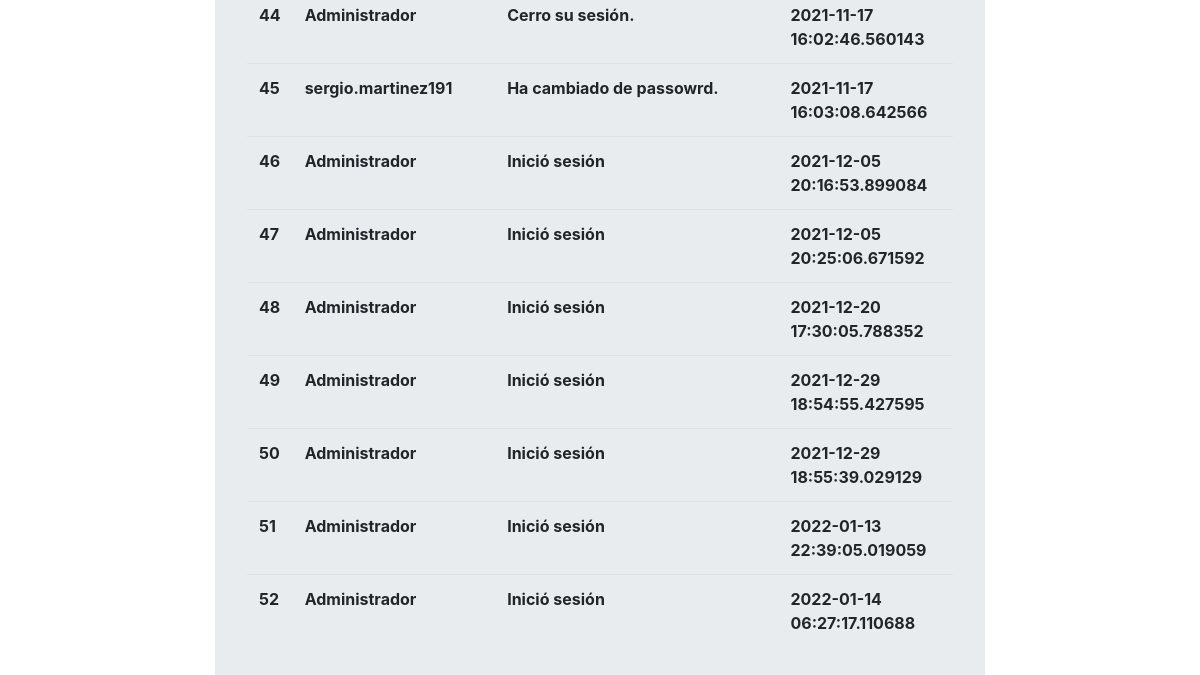
Before: /log (signed in, lower part) with the older database file.
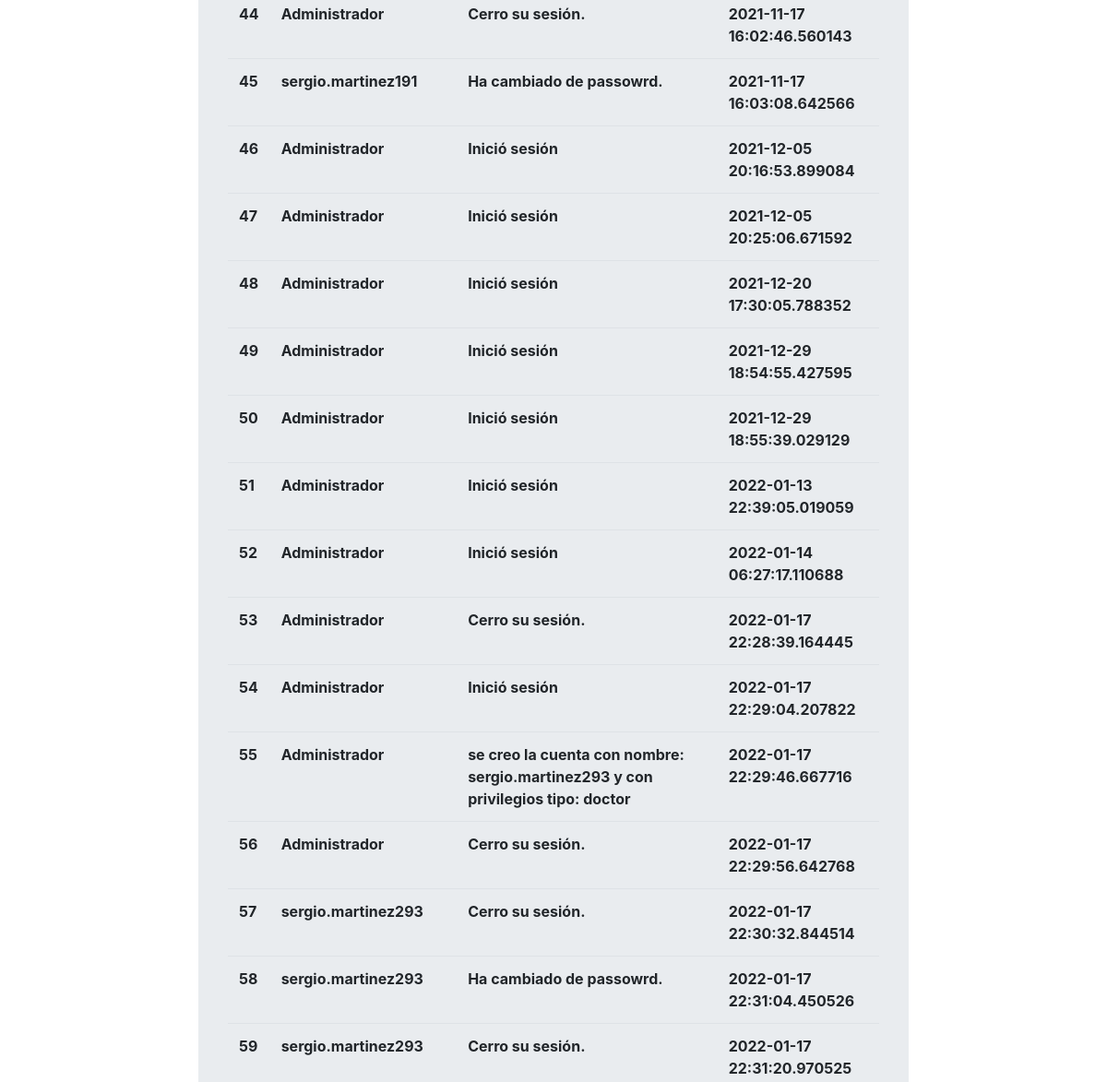
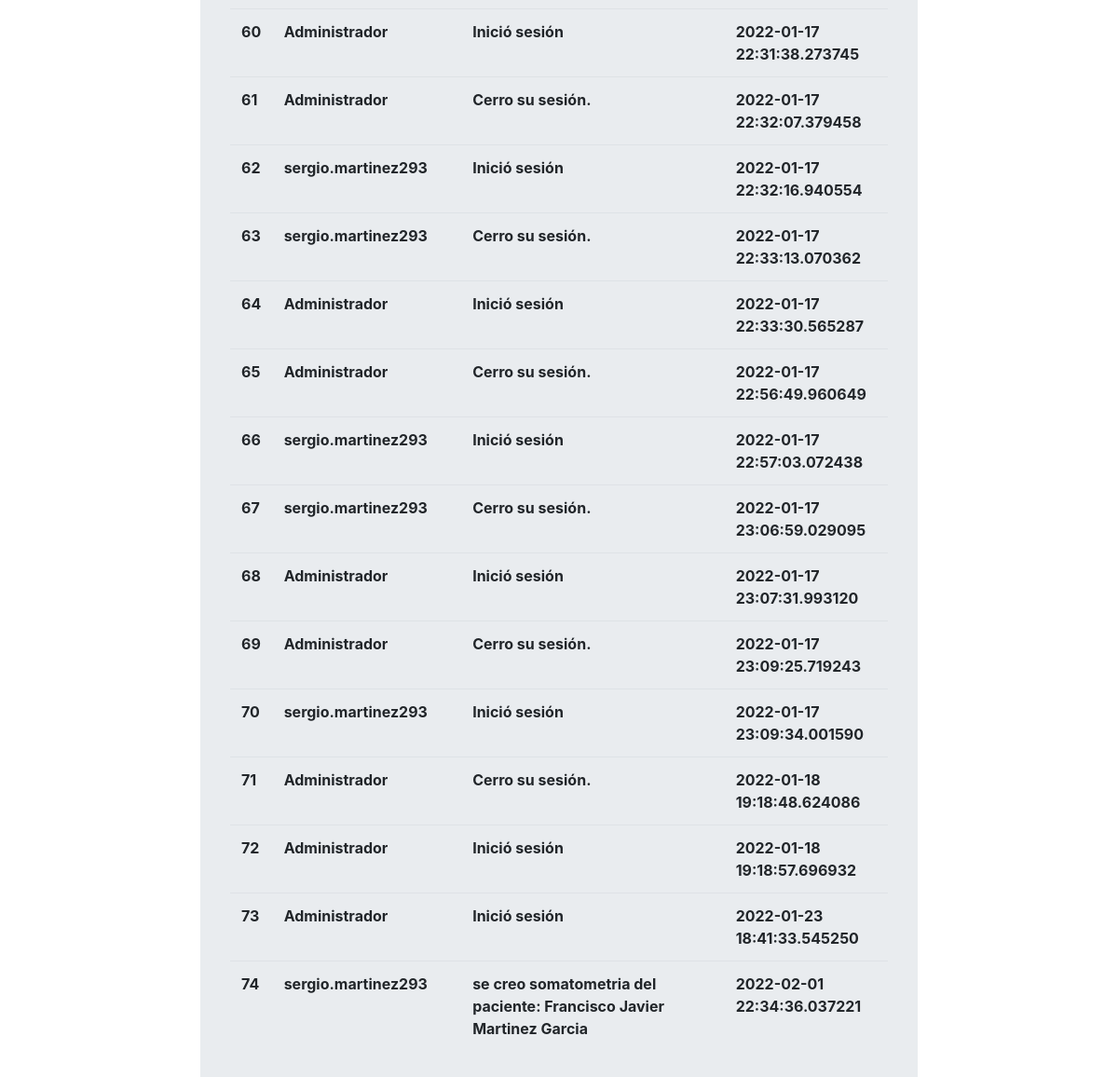
After: the same page with the newer database file (2 pictures, top to bottom).
### main.py (models this page shows)
class Log(db.Model,UserMixin):
    id = db.Column(db.Integer, primary_key=True)
    user = db.Column(db.String(30),unique=False,nullable=False)
    user_action = db.Column(db.String(200),unique=False,nullable=False)
    log_date = db.Column(db.DateTime, default=datetime.datetime.utcnow)

### main.py (the view)
@app.route('/log',methods=['GET','POST'])
@login_required
def log():
    if current_user.username == "Administrador":
        logs = Log.query.limit(100).all()
        return render_template('log.html',logs=logs)

### main.py (called while the page is built)
@login_manager.user_loader
def load_user(user_id):
    return User.query.get(int(user_id))

### templates/log.html (shortened to what this page needs)
{% extends "base.html" %}
{% block content %}
<div class="col-2"> </div>
<div class="col-8">
    <div class="jumbotron">
<table class="table">
    <tbody>
        {%for log in logs%}
            <tr>
                <th> {{log.id}}</th>
                <th> {{log.user}}</th>
                <th> {{log.user_action}}</th>
                <th> {{log.log_date}}</th>
            </tr>
        {%endfor%}
    </tbody>
            <br>
            <br>
        </div>
    </div>
{%endblock%}

Changed rows visible on the page:
added Log: id "53", user "Administrador", user_action "Cerro su sesión.", log_date "2022-01-17 22:28:39.164445"
added Log: id "54", user "Administrador", user_action "Inició sesión", log_date "2022-01-17 22:29:04.207822"
added Log: id "55", user "Administrador", user_action "se creo la cuenta con nombre: sergio.martinez293 y con privilegios tipo: doctor", log_date "2022-01-17 22:29:46.667716"
added Log: id "56", user "Administrador", user_action "Cerro su sesión.", log_date "2022-01-17 22:29:56.642768"
added Log: id "57", user "sergio.martinez293", user_action "Cerro su sesión.", log_date "2022-01-17 22:30:32.844514"
added Log: id "58", user "sergio.martinez293", user_action "Ha cambiado de passowrd.", log_date "2022-01-17 22:31:04.450526"
added Log: id "59", user "sergio.martinez293", user_action "Cerro su sesión.", log_date "2022-01-17 22:31:20.970525"
added Log: id "60", user "Administrador", user_action "Inició sesión", log_date "2022-01-17 22:31:38.273745"
added Log: id "61", user "Administrador", user_action "Cerro su sesión.", log_date "2022-01-17 22:32:07.379458"
added Log: id "62", user "sergio.martinez293", user_action "Inició sesión", log_date "2022-01-17 22:32:16.940554"
added Log: id "63", user "sergio.martinez293", user_action "Cerro su sesión.", log_date "2022-01-17 22:33:13.070362"
added Log: id "64", user "Administrador", user_action "Inició sesión", log_date "2022-01-17 22:33:30.565287"
added Log: id "65", user "Administrador", user_action "Cerro su sesión.", log_date "2022-01-17 22:56:49.960649"
added Log: id "66", user "sergio.martinez293", user_action "Inició sesión", log_date "2022-01-17 22:57:03.072438"
added Log: id "67", user "sergio.martinez293", user_action "Cerro su sesión.", log_date "2022-01-17 23:06:59.029095"
added Log: id "68", user "Administrador", user_action "Inició sesión", log_date "2022-01-17 23:07:31.993120"
added Log: id "69", user "Administrador", user_action "Cerro su sesión.", log_date "2022-01-17 23:09:25.719243"
added Log: id "70", user "sergio.martinez293", user_action "Inició sesión", log_date "2022-01-17 23:09:34.001590"
added Log: id "71", user "Administrador", user_action "Cerro su sesión.", log_date "2022-01-18 19:18:48.624086"
added Log: id "72", user "Administrador", user_action "Inició sesión", log_date "2022-01-18 19:18:57.696932"
added Log: id "73", user "Administrador", user_action "Inició sesión", log_date "2022-01-23 18:41:33.545250"
added Log: id "74", user "sergio.martinez293", user_action "se creo somatometria del paciente: Francisco Javier Martinez Garcia", log_date "2022-02-01 22:34:36.037221"
